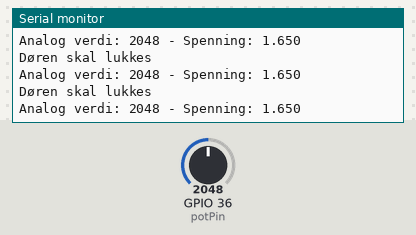
The sketch below on a simulated ESP32. Shown: the last lines printed to the serial monitor. Inputs (shaded band) come from the test bench; at power-on: GPIO 36 (potPin) = 2048.

Above: at 1.3 s.
1.4 s: GPIO 36 (potPin) set to 2866
At 1.9 s:
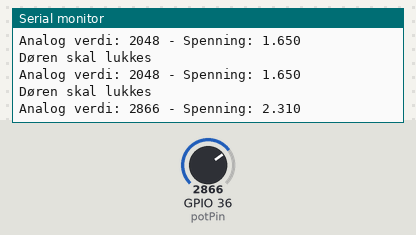
2.9 s: GPIO 36 (potPin) set to 3603
At 3.4 s:
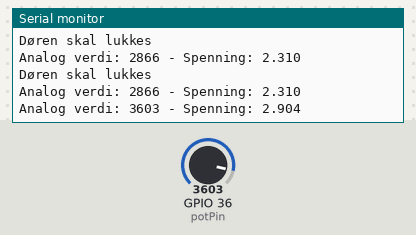
Timing chart, 0 to 5.9 s (numbered marks = the images above; inputs shaded):
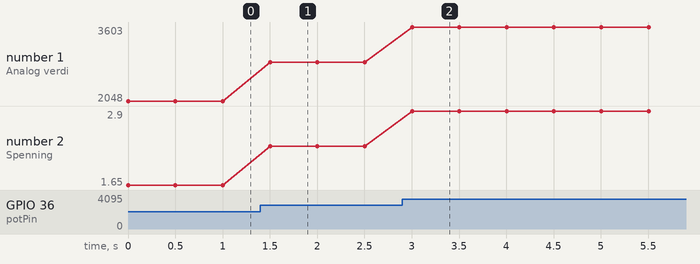

The sketch:

potensiometer.ino
```cpp
const int potPin = 36;  // Bruk en ADC1-pin (for eksempel GPIO 36)
const float lowerThreshold = 0.8;  // Nedre spenningsgrense
const float upperThreshold = 2.5;  // Øvre spenningsgrense

void setup() {
  Serial.begin(115200);  // Start seriell kommunikasjon
}

void loop() {
  // Les den analoge verdien fra potensiometeret (ADC1)
  int analogValue = analogRead(potPin);

  // Konverter den analoge verdien til spenning (0 - 3.3V)
  float voltage = analogValue * (3.3 / 4095.0);

  // Sjekk om spenningen er mellom 0.8V og 2.5V
  if (voltage >= lowerThreshold && voltage <= upperThreshold) {
    Serial.println("Døren skal lukkes");
  }

  // For debugging kan vi også skrive spenningen til seriell monitor
  Serial.print("Analog verdi: ");
  Serial.print(analogValue);
  Serial.print(" - Spenning: ");
  Serial.println(voltage, 3);  // Vis spenning med 3 desimaler

  delay(500);  // Vent litt før neste måling
}
```

Measured:
- after the input at 1.4 s, the serial monitor: prints a new line after 0.10 s (image 1)
- after the input at 2.9 s, the serial monitor: prints a new line after 0.10 s (image 2)
- plotted number 1: 2048 → 2866 after the input at 1.4 s, 2866 → 3603 after the input at 2.9 s
- plotted number 2: 1.65 → 2.31 after the input at 1.4 s, 2.31 → 2.9 after the input at 2.9 s
